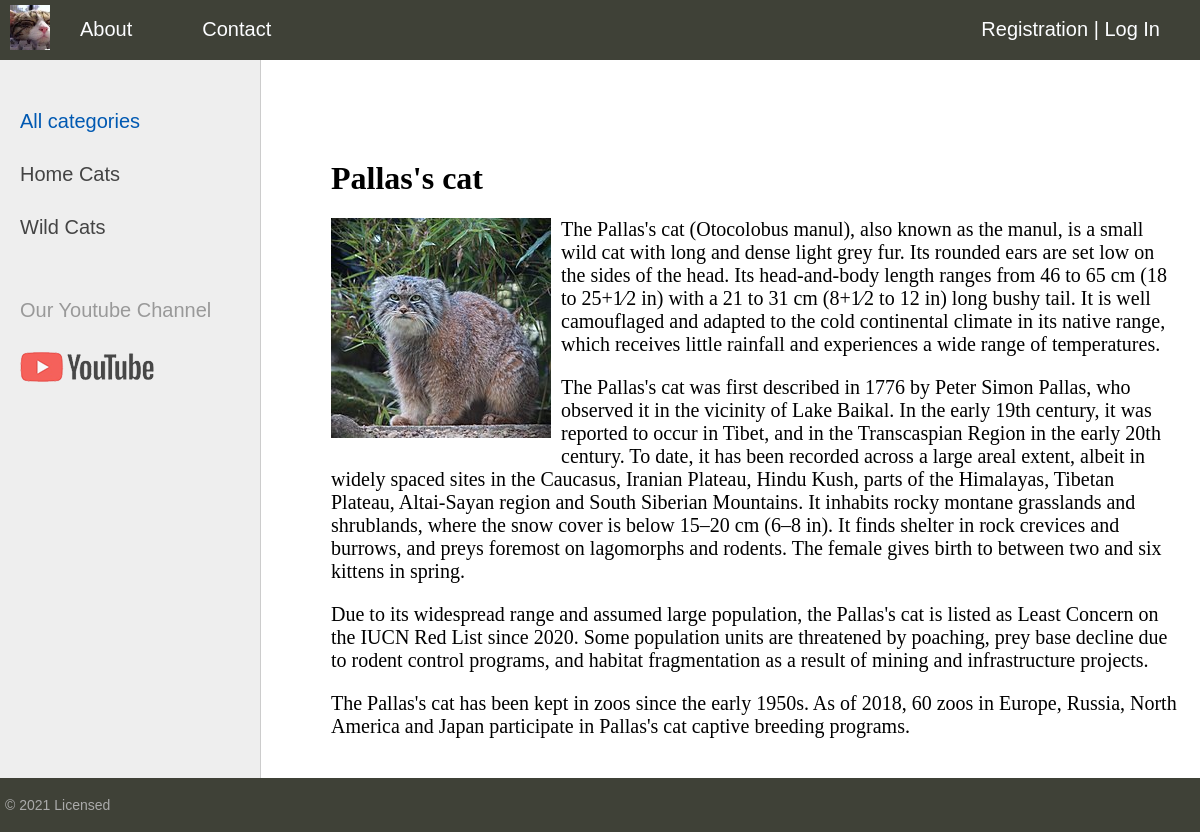
The app's page /post/pallass-cat/ with its own data.
### blog/models.py (models this page shows, shortened)
class Category(models.Model):
    name = models.CharField(max_length=100, db_index=True, verbose_name="Category")
    slug = models.SlugField(max_length=255, unique=True, db_index=True, verbose_name="URL")
    def get_absolute_url(self):
        return reverse('category', kwargs={'cat_slug': self.slug})
    class Meta:
        verbose_name = 'Category'
        verbose_name_plural = 'Categories'
        ordering = ['id']

class Blog(models.Model):
    title = models.CharField(max_length=255)
    slug = models.SlugField(max_length=255, unique=True, db_index=True, verbose_name="URL")
    content = models.TextField(blank=True)
    photo = models.ImageField(upload_to="photos/%Y/%m/%d/")
    time_create = models.DateTimeField(auto_now_add=True)
    time_update = models.DateTimeField(auto_now=True)
    is_published = models.BooleanField(default=True)
    cat = models.ForeignKey('Category', on_delete=models.PROTECT)
    def __str__(self):
        return self.title
    class Meta:
        verbose_name = 'Cats'
        ordering = ['id']

### blog/views.py (the view)
# urls.py: path('post/<slug:post_slug>/', ShowPost.as_view(), name='post'),
class ShowPost(DataMixin, DetailView):
    model = Blog
    template_name = 'blog/post.html'
    slug_url_kwarg = 'post_slug'
    context_object_name = 'post'
    def get_context_data(self, *, object_list=None, **kwargs):
        context = super().get_context_data(**kwargs)
        c_def = self.get_user_context(title=context['post'])
        return dict(list(context.items()) + list(c_def.items()))

### blog/utils.py (called while the page is built)
    def get_user_context(self, **kwargs):
        context = kwargs
        cats = Category.objects.annotate(Count('blog'))
        user_menu = menu.copy()
        if not self.request.user.is_authenticated:
            user_menu.pop(1)
        context['menu'] = user_menu
        context['cats'] = cats
        if 'cat_selected' not in context:
            context['cat_selected'] = 0
        return context

### blog/templates/blog/post.html
{% extends 'blog/base.html' %}
{% block content %}
<h1>{{post.title}}</h1>
{% if post.photo %}
<p><img class="img-article-left" src="{{post.photo.url}}"></p>
{% endif %}
{{post.content|linebreaks}}
{% endblock %}

### blog/templates/blog/base.html (shortened to what this page needs)
{% load static %}
{% load blog_tags %}
<!DOCTYPE html>
<html>
<head>
	<link type="text/css" href="{% static 'blog/css/styles.css' %}" rel="stylesheet" />
</head>
<body>
<table class="table-page" border=0 cellpadding="0" cellspacing="0">
<tr><td valign=top>
{% block mainmenu %}
		<div class="header">
			<ul id="mainmenu" class="mainmenu">
			<li class="logo"><a href="{% url 'home' %}"><div class="logo"></div></a></li>
{% for m in menu %}
			<li><a href="{% url m.url_name %}">{{m.title}}</a></li>
{% endfor %}
				{% if request.user.is_authenticated %}
				<li class="last"> {{user.username}} | <a href="{% url 'logout' %}">Log Out</a></li>
				{% else %}
				<li class="last"><a href="{% url 'register' %}">Registration</a> | <a href="{% url 'login' %}">Log In</a></li>
				{% endif %}
			</ul>
		</div>
{% endblock mainmenu %}
<table class="table-content" border=0 cellpadding="0" cellspacing="0">
<tr>
	<td valign="top" class="left-chapters">
	<ul id="leftchapters">
{% if cat_selected == 0 %}
		<li class="selected">All categories</li>
{% else %}
		<li><a href="{% url 'home' %}">All categories</a></li>
{% endif %}
{% for c in cats %}
{% if c.blog__count > 0 %}
	{% if c.pk == cat_selected %}
		<li class="selected">{{c.name}}</li>
	{% else %}
		<li><a href="{{ c.get_absolute_url }}">{{c.name}}</a></li>
	{% endif %}
{% endif %}
{% endfor %}
		<li class="share">
		<p>Our Youtube Channel</p>
		<a class="share-yt" href="#" target="_blank" rel="nofollow"></a>
		</li>
	</ul>
</td>
<td valign="top" class="content">
	<div class="content-text">
{% block content %}
{% endblock %}
	</div>
</td></tr></table>
</td></tr>
<tr><td valign=top>
	<div id="footer">
		<p>&copy; 2021 Licensed</p>
	</div>
</td></tr></table>
</body>
</html>

### blog/static/blog/css/styles.css (style rules this page uses)
html, body { font-family: 'Arial'; margin: 0; padding: 0; height: 100%; width: 100%; color: #444; }
a { color: #0059b2; text-decoration: none; }
img { max-width: 600px; height: auto; }
img.img-article-left { max-width: 300px; height: auto; float: left; padding: 0 10px 10px 0; }
.table-page { width: 100%; height: 100%; vertical-align: top; }
.table-page tr { height: 100%; }
.header { background: #3F4137; height: 60px; }
.logo { background: url('../images/logo.png') no-repeat 10px 5px; width: 50px; height: 50px; }
ul.mainmenu { list-style: none; margin: 0; padding: 0; height: 60px; color: #fcfdff; font-size: 20px; overflow: hidden; }
ul.mainmenu li { float: left; margin: 18px 40px 0 30px; }
ul.mainmenu li.logo { margin: 0; }
ul.mainmenu li.last { float: right; }
ul.mainmenu li a { color: #fcfdff; text-decoration: none; }
.table-content { width: 100%; min-height: 100%; height: 100%; }
.left-chapters { margin: 0; background: #eee; border-right: 1px solid #ccc; min-height: 100%; }
.left-chapters ul { width: 230px; min-height: 100%; margin: 0; padding: 20px 10px 10px 20px; list-style: none; font-size: 20px; }
.left-chapters ul li { margin: 30px 0 0 0; color: #999; }
.left-chapters ul li.selected { color: #0059b2; }
.left-chapters ul li a { color: #444; text-decoration: none; }
.left-chapters ul li.share { margin: 60px 0 0 0; }
.left-chapters ul li.share p { margin: 30px 0 30px 0; }
.left-chapters ul li.share a { display: inline-block; width: 40px; height: 40px; margin: 0 20px 0 0; }
.left-chapters ul li.share a.share-yt { width: 100%; height: 30px; background: url('../images/share_yt.png') no-repeat 0 0 }
.content { padding: 40px 20px 20px 40px; width: 100%; box-sizing: border-box; }
.content-text { margin: 60px 0 0 30px; color: #000; font-size: 20px; font-family: Yandex Sans Display Light; }
.content-text h1 { font-size: 32px; }
#footer { box-sizing: border-box; background: #3F4137; padding: 5px; color: #aaa; font-size: 14px; font-family: Verdana, Geneva, Arial, Helvetica; text-align: left; overflow: hidden; }

### records on screen
Category: name "Home Cats"
Category: name "Wild Cats"
Blog: title "Pallas's cat", photo (picture), content "The Pallas's cat (Otocolobus manul), also known as the manul, is a small wild cat with long and dense light grey fur. Its rounded ears are set low on the sides of the head. Its head-and-body length ranges from 46 to 65 cm (18 to 25+1⁄2 in) with a 21 to 31 cm (8+1⁄2 to 12 in) long bushy tail. It is well camouflaged and adapted to the cold continental climate in its native range, which receives little rainfall and experiences a wide range of temperatures. The Pallas's cat was first described in 1776 by Peter Simon Pallas, who observed it in the vicinity of Lake Baikal. In the early 19th century, it was reported to occur in Tibet, and in the Transcaspian Region in the early 20th century. To…"

### other values on screen
{{ m.title }} "About" "Contact"
